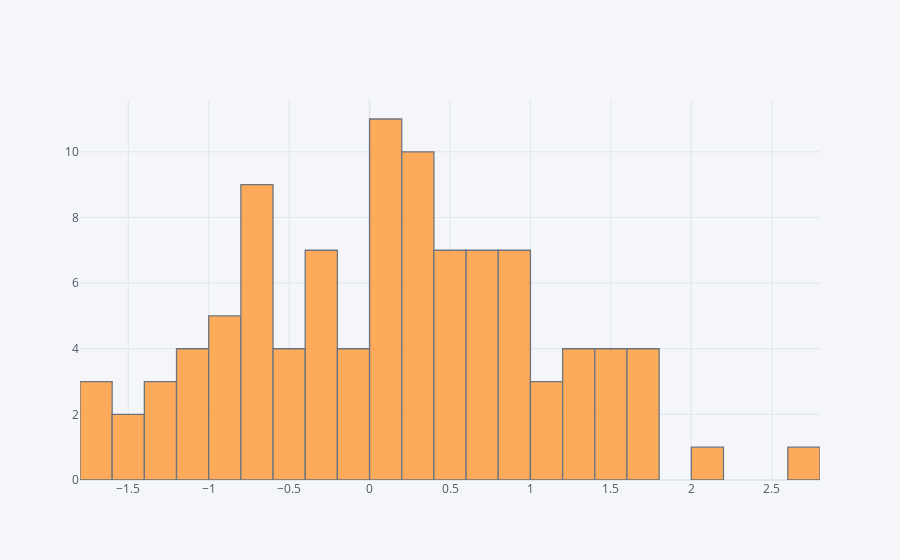

Notebook code for this chart:
### Markdown cell above
## Histograma

### Code cell
df['A'].iplot(kind='hist',bins=25)

### Figure 1 — Plotly figure (JSON) as saved in the notebook; plotly's stock layout.template omitted (floating-point values rounded to 4 significant figures)
{"data": [{"histfunc": "count", "histnorm": "", "marker": {"color": "rgba(255, 153, 51, 1.0)", "line": {"color": "#4D5663", "width": 1.3}}, "name": "A", "nbinsx": 25, "opacity": 0.8, "orientation": "v", "type": "histogram", "x": [0.09196, -0.2214, 1.692, 0.9431, 0.3594, -0.6828, 1.348, -0.2565, -0.55, -1.643, 0.8198, -0.9824, -0.7023, 0.342, 0.3614, 0.932, 0.2494, 0.135, 1.723, 1.303, 1.419, -1.451, 0.6653, 0.6212, 0.5204, 1.144, 0.2632, 0.1441, -0.2495, 1.2, -1.334, -1.303, -1.192, 0.2183, 1.131, -0.5807, 0.5058, 0.6891, -0.8682, -0.9739, 0.3025, 0.593, 0.01249, 0.06709, -0.1149, 0.9746, -1.176, 0.8146, -0.1257, 1.012, -0.6322, 0.4575, -0.6103, 0.3164, 0.995, 2.006, 0.0849, 0.05293, 1.644, 0.2103, 1.447, -0.8758, 0.1582, -1.418, -0.3401, 1.244, -0.7732, 0.1029, -0.4336, 1.52, -0.03473, 0.441, 0.3891, -0.8947, -0.003957, -0.2705, -0.3578, -1.729, 1.763, 0.6393, 0.5287, 0.7951, 1.533, -0.5029, -0.7119, -0.7714, -0.7765, 0.1524, 0.1089, 0.7942, 0.4286, 0.6191, 0.915, -0.2932, -1.741, 2.733, -1.175, -1.379, -1.079, -0.7964]}], "layout": {"barmode": "overlay", "legend": {"bgcolor": "#F5F6F9", "font": {"color": "#4D5663"}}, "paper_bgcolor": "#F5F6F9", "plot_bgcolor": "#F5F6F9", "title": {"font": {"color": "#4D5663"}}, "xaxis": {"gridcolor": "#E1E5ED", "showgrid": true, "tickfont": {"color": "#4D5663"}, "title": {"font": {"color": "#4D5663"}, "text": ""}, "zerolinecolor": "#E1E5ED"}, "yaxis": {"gridcolor": "#E1E5ED", "showgrid": true, "tickfont": {"color": "#4D5663"}, "title": {"font": {"color": "#4D5663"}, "text": ""}, "zerolinecolor": "#E1E5ED"}}}
